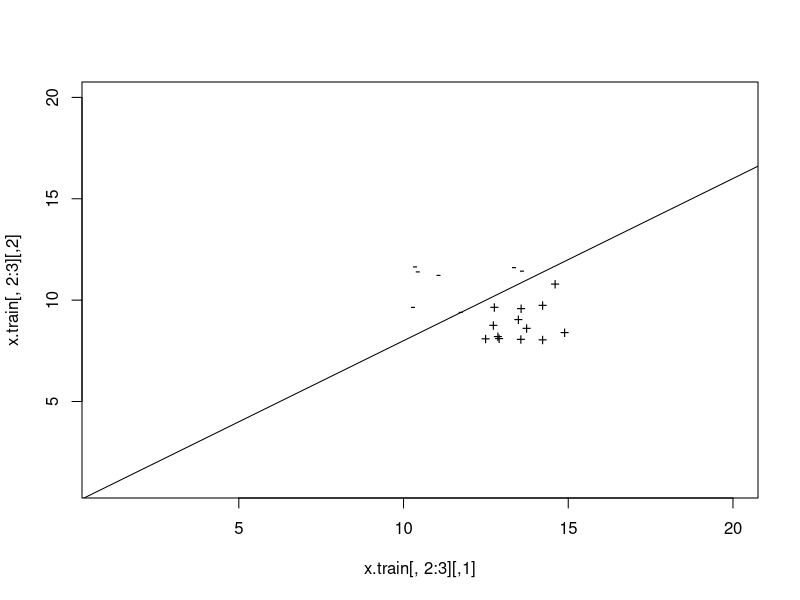
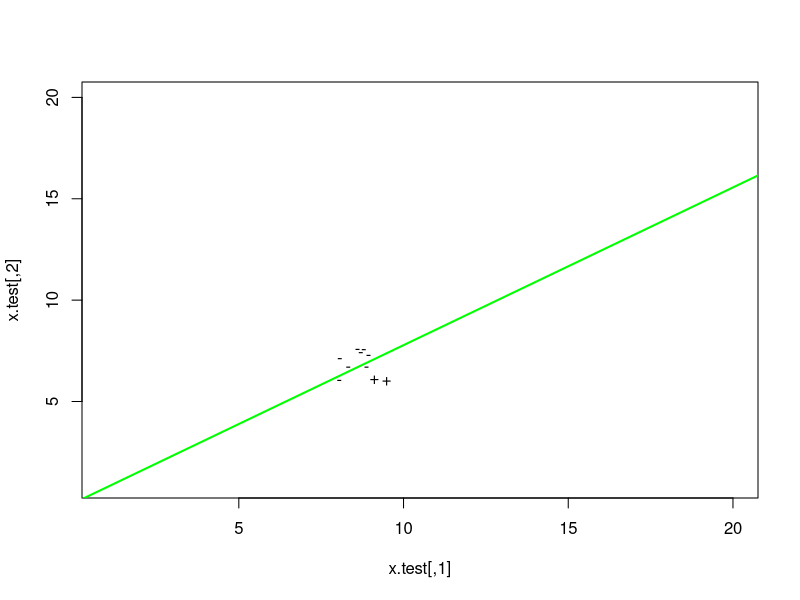

These charts were generated, in order, by the following R code:
#Setting global variables, options, loading libraries etc...



# Generate training data; pay and debt. 
c1.pay.train=matrix(c(runif(10, min = 10, max = 15)),nrow=10)
c1.debt.train=matrix(c(runif(10, min = 8, max = 12)),nrow=10)
c1.train =cbind(c1.pay.train,c1.debt.train)
c1.train

c2.pay.train=matrix(c(runif(10, min = 10, max = 15)),nrow=10)
c2.debt.train=matrix(c(runif(10, min = 8, max = 12)),nrow=10)
c2.train =cbind(c2.pay.train,c2.debt.train)
c2.train
x.train =rbind(c1.train,c2.train)
x.train
# add one more column to the data set x , so that we can do matrix multiplication of Transpose of x with w
x.train = cbind(rep(1, nrow(x.train)), x.train)
x.train

# Plot the dataset, to see if the data is linearly separable. 
#Ploting shows + if pay-debt >=2.5 and - otherwise
plot(x.train[,2:3],pch=ifelse(x.train[,2]-x.train[,3]>2.5,"+","-"),xlim=c(1,20),ylim=c(1,20))
abline(0,0.8)




#Using (pay-debt=2.5;meaning customer need to have atleast 2.5K in hand to geta positive decision) 
#as a decision point, generate decision vector y
y.train = ifelse(x.train[,2]-x.train[,3]>2.5,1,-1)
y.train
#Here, the first 10 data points show negative decision, while the next 10 points are positive.
#Data was generated thus to be linearly separable.

####################################################################################
# Code for PLA
# 
# 1) Initialize the weight vector W to 0. This will classify all 20 datapoints in the 
# Train data to positive value (1 in this case)
#
# 2) Calculate decision for each customer (h(x)  h.x = sign(transpose of W * (X))
# 3) Pick any misclassified point (xn, yn)
# 4) Update the weight vector by w <- w + yn * xn
# 5) Repeat until no points are misclassified
####################################################################################
pla.func = function(x, y) {
  # mark the prediction rule to 'FALSE'. This will be set to TRUE if ideal prediction rule is found.
  decision.rule = FALSE
  
  # starts with an initial zero prediction vector w
  w = matrix(0, 1, 3)
  
  
  # Run for 10000 iterations
  for (i in 1:10000)
  {
    # Calculate y with the weight vector w and the dataset x. Assuming most of the data p
    y.hat = ifelse(w %*% t(x) > 0, 1, -1)
    # Calculate the misclassified entries. Each row represent one entry where the decision y based
    # on weight vector does not match the corresponding actual decision y.
    misclass.flag = y.hat != y
    
    
    # Check if all of the points are classified correctly, and break the iteration loop
    if (sum(misclass.flag) == 0)
    {
     
      decision.rule = TRUE
      break
    }
    else
    {
      # If learned decision rule cannot correctly classify all entries, then update 
      # the weight vector now using any one of the misclassified input (not necessary in any order)
      
      # Get all the misclassified entries, based on the flag (which will be either 1 or -1, but for 
      # this project, 10 are positive and 10 are negative. So, 10 rows from x will be returned.)
      misclass.entries.x = x[misclass.flag, , drop = FALSE]
      misclass.entries.y = y[misclass.flag]
      
      # Next step is to sample one of the miss-classified entries
      
      misclass.entry.x = misclass.entries.x[sample(dim(misclass.entries.x)[1], 1), , drop = FALSE]
      misclass.entry.y = misclass.entries.y[sample(dim(misclass.entries.x)[1], 1)]
      
      # Now update the weight vector
      w = w + misclass.entry.y %*% (misclass.entry.x/100)
      
    }
    
    # Repeat the process of updating the weight vector w
  }
  
  if (decision.rule)
  {
    cat('Decision Rule found! Iteration ', i, ' , with final weight : ', w, '\n')
  }
  else
  {
    cat('No Decision Rule!\n')
  }
  
  return(w)
}

####################################################################################

new.weight = pla.func(x.train,y.train)

# Generate test data; pay and debt. Ploting shows + if pay-debt >=2.5 and - otherwise
c1.pay.test=matrix(c(runif(5, min = 8, max = 9)),nrow=5)
c1.debt.test=matrix(c(runif(5, min = 7, max = 8)),nrow=5)
c1.test =cbind(c1.pay.test,c1.debt.test)
c1.test

c2.pay.test=matrix(c(runif(5, min = 8, max = 10)),nrow=5)
c2.debt.test=matrix(c(runif(5, min = 6, max =7)),nrow=5)
c2.test =cbind(c2.pay.test,c2.debt.test)
c2.test
x.test =rbind(c1.test,c2.test)
x.test
# Plot the dataset, to see if the data is linearly separable
plot(x.test,pch=ifelse(x.test[,1]-x.test[,2]>2.5,"+","-"),xlim=c(1,20),ylim=c(1,20))
abline(new.weight[,1],-new.weight[,2]/new.weight[,3], lwd= 2,col="green")



# add one more column to the data set x , so that we can do matrix multiplication of Transpose of x with w
x.test = cbind(rep(1, 10), x.test)
x.test


#Testing new data against the learned weight vector new.weight
y.test = ifelse(new.weight %*% t(x.test) >0,1,-1)
y.test

# Let us find out if the PLA has predicted all test data points correctly using the updated
# weight vector
df=data.frame(rbind2(ifelse(t(x.test[,2] - x.test[,3])>2.5,1,-1),y.test))
df=t(df)
colnames(df) = c("Actual","Predicted")
df
####################################################################################
